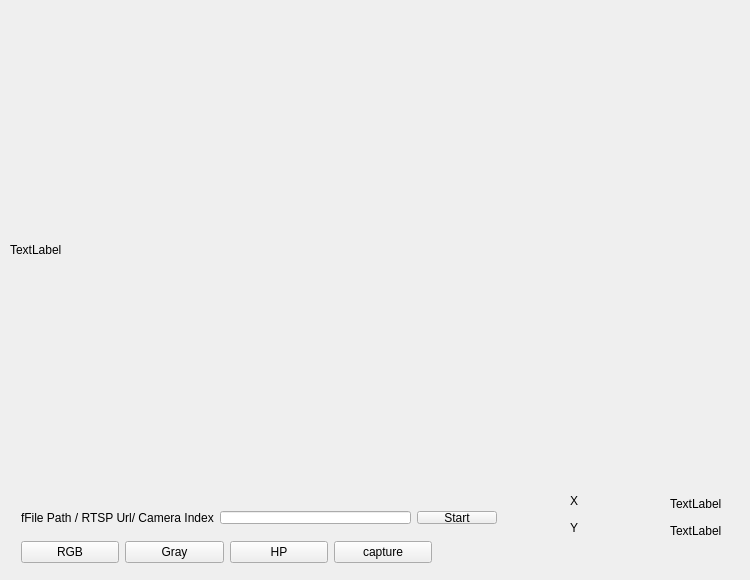
<?xml version="1.0" encoding="UTF-8"?>
<ui version="4.0">
 <class>MainWindow</class>
 <widget class="QMainWindow" name="MainWindow">
  <property name="geometry">
   <rect>
    <x>0</x>
    <y>0</y>
    <width>750</width>
    <height>580</height>
   </rect>
  </property>
  <property name="mouseTracking">
   <bool>true</bool>
  </property>
  <property name="windowTitle">
   <string>MainWindow</string>
  </property>
  <widget class="QWidget" name="centralWidget">
   <property name="mouseTracking">
    <bool>true</bool>
   </property>
   <widget class="QLabel" name="label_Y">
    <property name="geometry">
     <rect>
      <x>670</x>
      <y>520</y>
      <width>67</width>
      <height>21</height>
     </rect>
    </property>
    <property name="text">
     <string>TextLabel</string>
    </property>
   </widget>
   <widget class="QLabel" name="label_X">
    <property name="geometry">
     <rect>
      <x>670</x>
      <y>493</y>
      <width>67</width>
      <height>21</height>
     </rect>
    </property>
    <property name="text">
     <string>TextLabel</string>
    </property>
   </widget>
   <widget class="QLabel" name="label_2">
    <property name="geometry">
     <rect>
      <x>570</x>
      <y>490</y>
      <width>83</width>
      <height>21</height>
     </rect>
    </property>
    <property name="text">
     <string>X</string>
    </property>
   </widget>
   <widget class="QLabel" name="label_4">
    <property name="geometry">
     <rect>
      <x>570</x>
      <y>517</y>
      <width>83</width>
      <height>21</height>
     </rect>
    </property>
    <property name="text">
     <string>Y</string>
    </property>
   </widget>
   <widget class="QWidget" name="">
    <property name="geometry">
     <rect>
      <x>10</x>
      <y>500</y>
      <width>498</width>
      <height>35</height>
     </rect>
    </property>
    <layout class="QHBoxLayout" name="horizontalLayout_2">
     <item>
      <widget class="QLabel" name="label">
       <property name="text">
        <string>fFile Path / RTSP Url/ Camera Index</string>
       </property>
      </widget>
     </item>
     <item>
      <widget class="QLineEdit" name="videoEdit"/>
     </item>
     <item>
      <widget class="QPushButton" name="startBtn">
       <property name="text">
        <string>Start</string>
       </property>
      </widget>
     </item>
    </layout>
   </widget>
   <widget class="QWidget" name="">
    <property name="geometry">
     <rect>
      <x>10</x>
      <y>541</y>
      <width>433</width>
      <height>33</height>
     </rect>
    </property>
    <layout class="QHBoxLayout" name="horizontalLayout_3">
     <property name="topMargin">
      <number>0</number>
     </property>
     <item>
      <widget class="QPushButton" name="RGB_Btn">
       <property name="text">
        <string>RGB</string>
       </property>
      </widget>
     </item>
     <item>
      <widget class="QPushButton" name="grayBtn">
       <property name="text">
        <string>Gray</string>
       </property>
      </widget>
     </item>
     <item>
      <widget class="QPushButton" name="HP_Btn">
       <property name="text">
        <string>HP</string>
       </property>
      </widget>
     </item>
     <item>
      <widget class="QPushButton" name="Cap_Btn">
       <property name="text">
        <string>capture</string>
       </property>
      </widget>
     </item>
    </layout>
   </widget>
   <widget class="QLabel" name="ImgLabel">
    <property name="enabled">
     <bool>true</bool>
    </property>
    <property name="geometry">
     <rect>
      <x>10</x>
      <y>10</y>
      <width>640</width>
      <height>480</height>
     </rect>
    </property>
    <property name="mouseTracking">
     <bool>true</bool>
    </property>
    <property name="text">
     <string>TextLabel</string>
    </property>
   </widget>
  </widget>
 </widget>
 <layoutdefault spacing="6" margin="11"/>
 <resources/>
 <connections/>
</ui>
